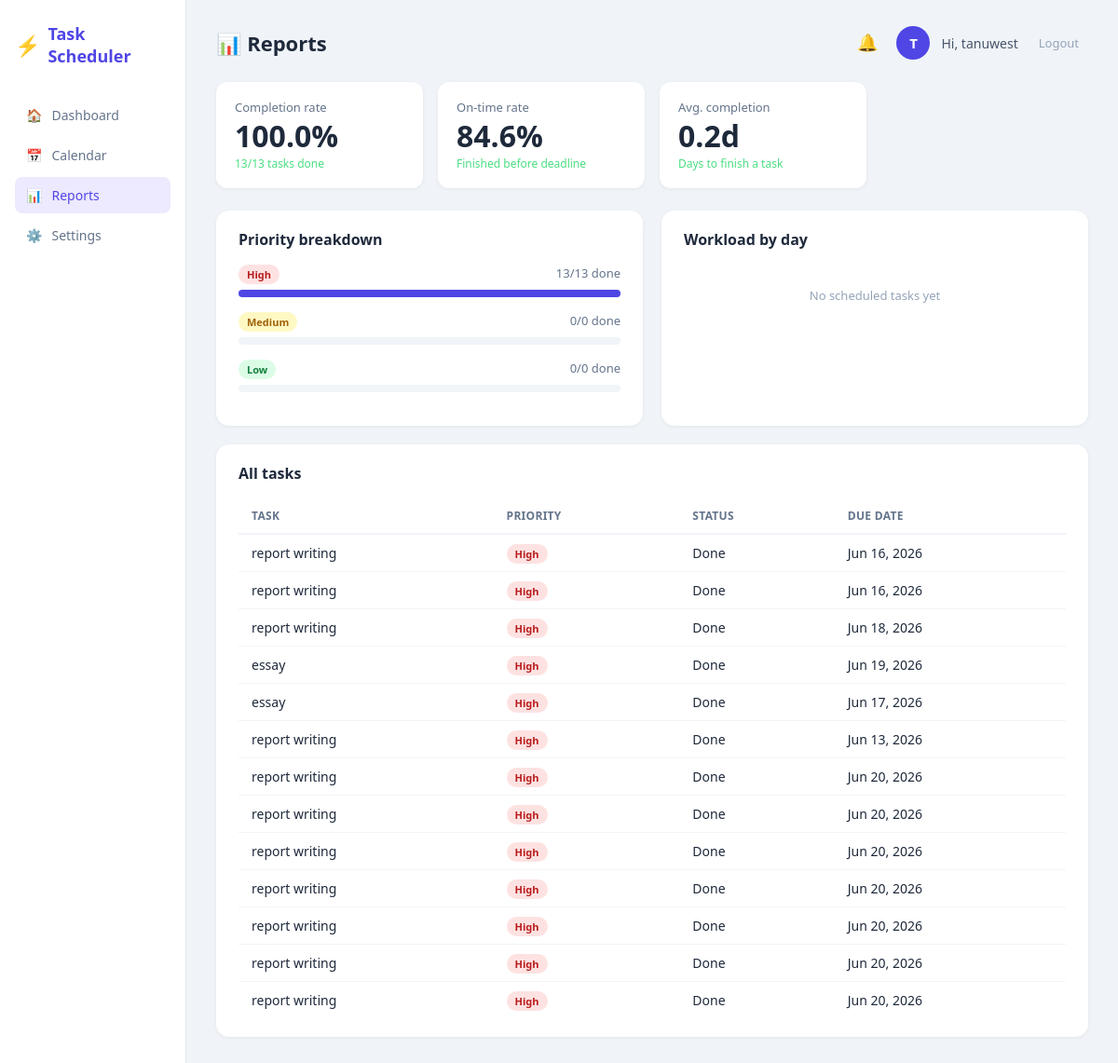
Screenshot of /reports (signed in) with the database file from the repository.
### models.py (models this page shows)
class User(UserMixin, db.Model):
    id = db.Column(db.Integer, primary_key=True)
    username = db.Column(db.String(80), unique=True, nullable=False)
    email = db.Column(db.String(120), unique=True, nullable=False)
    password = db.Column(db.String(200), nullable=False)
    tasks = db.relationship('Task', backref='user', lazy=True)

class Task(db.Model):
    id = db.Column(db.Integer, primary_key=True)
    title = db.Column(db.String(200), nullable=False)
    description = db.Column(db.Text, default='')
    priority = db.Column(db.String(10), default='Medium')
    status = db.Column(db.String(20), default='Pending')
    due_date = db.Column(db.DateTime, nullable=True)
    deadline_time = db.Column(db.String(10), default='')
    start_time = db.Column(db.String(10), default='')
    end_time = db.Column(db.String(10), default='')
    created_at = db.Column(db.DateTime, default=now_npt)
    completed_at = db.Column(db.DateTime, nullable=True)
    is_recurring = db.Column(db.Boolean, default=False)
    recur_type = db.Column(db.String(20), default='')
    user_id = db.Column(db.Integer, db.ForeignKey('user.id'), nullable=False)

### routes.py (the view)
@main.route('/reports')
@login_required
def reports():
    tasks = Task.query.filter_by(user_id=current_user.id).all()
    stats = get_productivity_stats(tasks)
    workload = analyze_workload(tasks)
    return render_template('reports.html', tasks=tasks, stats=stats, workload=workload)

### app.py (called while the page is built)
@login_manager.user_loader
def load_user(user_id):
    return User.query.get(int(user_id))

### scheduler.py (called while the page is built, shortened)
def analyze_workload(tasks):
    from collections import defaultdict
    day_load = defaultdict(int)
    for task in tasks:
        if task.status == 'Done':
            continue
        if task.due_date:
            date_str = task.due_date.strftime('%Y-%m-%d')
            duration = calculate_duration_minutes(task.start_time, task.end_time)
            day_load[date_str] += duration
    result = {}
    return result

### templates/reports.html
{% extends "base.html" %}
{% block page_title %}📊 Reports{% endblock %}
{% block content %}
<div class="stats-row">
  <div class="stat-card">
    <div class="stat-label">Completion rate</div>
    <div class="stat-value">{{ stats.completion_rate }}%</div>
    <div class="stat-sub">{{ stats.completed }}/{{ stats.total }} tasks done</div>
  </div>
  <div class="stat-card">
    <div class="stat-label">On-time rate</div>
    <div class="stat-value">{{ stats.on_time_rate }}%</div>
    <div class="stat-sub">Finished before deadline</div>
  </div>
  <div class="stat-card">
    <div class="stat-label">Avg. completion</div>
    <div class="stat-value">{{ stats.avg_completion_days }}d</div>
    <div class="stat-sub">Days to finish a task</div>
  </div>
</div>
<div class="two-col">
  <div class="card">
    <div class="card-header"><h2>Priority breakdown</h2></div>
    {% for level in ['High', 'Medium', 'Low'] %}
    <div style="margin-bottom:16px">
      <div style="display:flex;justify-content:space-between;margin-bottom:6px">
        <span class="badge badge-{{ level.lower() }}">{{ level }}</span>
        <span style="font-size:13px;color:#64748b">
          {{ stats.priority_done[level] }}/{{ stats.priority_total[level] }} done
        </span>
      </div>
      <div style="background:#f1f5f9;border-radius:8px;height:8px">
        {% if stats.priority_total[level] > 0 %}
          {% set pct = (stats.priority_done[level] / stats.priority_total[level] * 100)|int %}
        {% else %}
          {% set pct = 0 %}
        {% endif %}
        <div style="background:#4f46e5;width:{{ pct }}%;height:8px;border-radius:8px"></div>
      </div>
    </div>
    {% endfor %}
  </div>
  <div class="card">
    <div class="card-header"><h2>Workload by day</h2></div>
    {% if workload %}
      {% for date, info in workload.items()|sort %}
      <div style="display:flex;align-items:center;justify-content:space-between;padding:8px 0;border-bottom:1px solid #f1f5f9">
        <span style="font-size:13px;color:#475569">{{ date }}</span>
        <span style="font-size:13px;font-weight:600">{{ info.total_hours }}h</span>
        <span class="badge
          {% if info.status == 'danger' %}badge-high
          {% elif info.status == 'warning' %}badge-medium
          {% else %}badge-low{% endif %}">
          {{ info.status }}
        </span>
      </div>
      {% endfor %}
    {% else %}
      <p class="empty-state">No scheduled tasks yet</p>
    {% endif %}
  </div>
</div>
<div class="card" style="margin-top:20px">
  <div class="card-header"><h2>All tasks</h2></div>
  <table class="report-table">
    <thead>
      <tr>
        <th>Task</th>
        <th>Priority</th>
        <th>Status</th>
        <th>Due date</th>
      </tr>
    </thead>
    <tbody>
    {% for task in tasks %}
    <tr>
      <td>{{ task.title }}</td>
      <td><span class="badge badge-{{ task.priority.lower() }}">{{ task.priority }}</span></td>
      <td>{{ task.status }}</td>
      <td>{{ task.due_date.strftime('%b %d, %Y') if task.due_date else '—' }}</td>
    </tr>
    {% endfor %}
    </tbody>
  </table>
</div>
{% endblock %}

### templates/base.html (shortened to what this page needs)
<!DOCTYPE html>
<html lang="en">
<head>
  <link rel="stylesheet" href="{{ url_for('static', filename='style.css') }}"/>
</head>
<body>
  <div class="app-wrapper">
    <aside class="sidebar">
      <div class="logo">
        <span class="logo-icon">⚡</span>
        <span class="logo-text">Task Scheduler</span>
      </div>
      <nav>
        <a href="{{ url_for('main.dashboard') }}" class="nav-link {% if request.endpoint == 'main.dashboard' %}active{% endif %}">
          <span>🏠</span> Dashboard
        </a>
        <a href="{{ url_for('main.calendar') }}" class="nav-link {% if request.endpoint == 'main.calendar' %}active{% endif %}">
          <span>📅</span> Calendar
        </a>
        <a href="{{ url_for('main.reports') }}" class="nav-link {% if request.endpoint == 'main.reports' %}active{% endif %}">
          <span>📊</span> Reports
        </a>
        <a href="{{ url_for('main.settings') }}" class="nav-link {% if request.endpoint == 'main.settings' %}active{% endif %}">
  <span>⚙️</span> Settings
</a>
      </nav>
    </aside>
    <main class="main-content">
      <div class="topbar">
        <h1 class="page-title">{% block page_title %}Dashboard{% endblock %}</h1>
        <div class="topbar-right">
          <div class="notif-wrapper">
            <button class="btn-icon notif-bell" onclick="toggleNotifPanel()" id="notif-btn">
              🔔
            </button>
          </div>
          <div class="user-avatar">{{ current_user.username[0].upper() }}</div>
          <span class="username">Hi, {{ current_user.username }}</span>
          <a href="{{ url_for('auth.logout') }}" class="btn-logout">Logout</a>
        </div>
      </div>
      {% block content %}{% endblock %}
    </main>
  </div>
</body>
</html>

### static/style.css (style rules this page uses)
*, *::before, *::after { box-sizing: border-box; margin: 0; padding: 0; }
body { font-family: 'Segoe UI', system-ui, sans-serif; background: #f0f4f8; color: #1e293b; min-height: 100vh; }
.app-wrapper { display: flex; min-height: 100vh; }
.sidebar { width: 200px; min-height: 100vh; background: #ffffff; border-right: 1px solid #e2e8f0; padding: 24px 16px; display: flex; flex-direction: column; gap: 32px; position: fixed; top: 0; left: 0; bottom: 0; z-index: 100; }
.logo { display: flex; align-items: center; gap: 8px; font-weight: 700; font-size: 18px; color: #4f46e5; text-decoration: none; }
.logo-icon { font-size: 22px; }
.logo-text { font-weight: 700; color: #4f46e5; }
nav { display: flex; flex-direction: column; gap: 4px; }
.nav-link { display: flex; align-items: center; gap: 10px; padding: 10px 12px; border-radius: 8px; color: #64748b; text-decoration: none; font-size: 14px; font-weight: 500; transition: background 0.15s, color 0.15s; }
.nav-link.active { background: #ede9fe; color: #4f46e5; }
.main-content { margin-left: 200px; padding: 28px 32px; flex: 1; min-height: 100vh; }
.topbar { display: flex; align-items: center; justify-content: space-between; margin-bottom: 24px; }
.page-title { font-size: 22px; font-weight: 700; color: #1e293b; }
.topbar-right { display: flex; align-items: center; gap: 12px; }
.user-avatar { width: 36px; height: 36px; border-radius: 50%; background: #4f46e5; color: #ffffff; display: flex; align-items: center; justify-content: center; font-weight: 700; font-size: 15px; flex-shrink: 0; }
.username { font-size: 14px; color: #475569; }
.btn-logout { font-size: 13px; color: #94a3b8; text-decoration: none; padding: 6px 10px; border-radius: 6px; transition: color 0.15s; }
.btn-icon { background: none; border: none; font-size: 18px; cursor: pointer; padding: 4px 8px; border-radius: 6px; transition: background 0.15s; }
.stats-row { display: grid; grid-template-columns: repeat(4, 1fr); gap: 16px; margin-bottom: 24px; }
.stat-card { background: #ffffff; border-radius: 12px; padding: 18px 20px; box-shadow: 0 1px 4px rgba(0, 0, 0, 0.06); }
.stat-label { font-size: 13px; color: #64748b; margin-bottom: 4px; }
.stat-value { font-size: 32px; font-weight: 700; color: #1e293b; line-height: 1.1; }
.stat-sub { font-size: 12px; color: #4ade80; margin-top: 4px; }
.card { background: #ffffff; border-radius: 14px; padding: 20px 24px; box-shadow: 0 1px 4px rgba(0, 0, 0, 0.06); }
.card-header { display: flex; align-items: center; justify-content: space-between; margin-bottom: 16px; }
.card-header h2 { font-size: 16px; font-weight: 700; color: #1e293b; }
.two-col { display: grid; grid-template-columns: 1fr 1fr; gap: 20px; }
.empty-state { color: #94a3b8; font-size: 13px; text-align: center; padding: 24px 0; }
.badge { font-size: 11px; font-weight: 700; padding: 3px 9px; border-radius: 20px; white-space: nowrap; flex-shrink: 0; }
.badge-high { background: #fee2e2; color: #b91c1c; }
.badge-medium { background: #fef9c3; color: #a16207; }
.badge-low { background: #dcfce7; color: #15803d; }
.report-table { width: 100%; border-collapse: collapse; margin-top: 8px; }
.report-table th { padding: 10px 14px; text-align: left; border-bottom: 2px solid #f1f5f9; color: #64748b; font-weight: 600; font-size: 12px; text-transform: uppercase; letter-spacing: 0.3px; }
.report-table td { padding: 10px 14px; text-align: left; border-bottom: 1px solid #f1f5f9; font-size: 14px; color: #1e293b; }
.report-table tr:last-child td { border-bottom: none; }
.notif-wrapper { position: relative; }
.notif-bell { position: relative; font-size: 18px; }

### rows the page displays
User: username "T", username "tanuwest"
Task: priority "High", id "13", {{ pct }} 100 (drawn), title "report writing", status "Done", due_date "Jun 20, 2026"
Task: title "report writing", priority "High", status "Done", due_date "Jun 16, 2026"
Task: title "report writing", priority "High", status "Done", due_date "Jun 16, 2026"
Task: title "report writing", priority "High", status "Done", due_date "Jun 18, 2026"
Task: title "essay", priority "High", status "Done", due_date "Jun 19, 2026"
Task: title "essay", priority "High", status "Done", due_date "Jun 17, 2026"
Task: title "report writing", priority "High", status "Done", due_date "Jun 13, 2026"
Task: title "report writing", priority "High", status "Done", due_date "Jun 20, 2026"
Task: title "report writing", priority "High", status "Done", due_date "Jun 20, 2026"
Task: title "report writing", priority "High", status "Done", due_date "Jun 20, 2026"
Task: title "report writing", priority "High", status "Done", due_date "Jun 20, 2026"
Task: title "report writing", priority "High", status "Done", due_date "Jun 20, 2026"
Task: title "report writing", priority "High", status "Done", due_date "Jun 20, 2026"

### other values shown
{{ stats.completion_rate }} "100.0"
{{ stats.completed }} "13"
{{ stats.total }} "13"
{{ stats.on_time_rate }} "84.6"
{{ stats.avg_completion_days }} "0.2"
{{ level }} "Medium" "Low"
{{ stats.priority_done[level] }} "0" "0"
{{ stats.priority_total[level] }} "0" "0"
